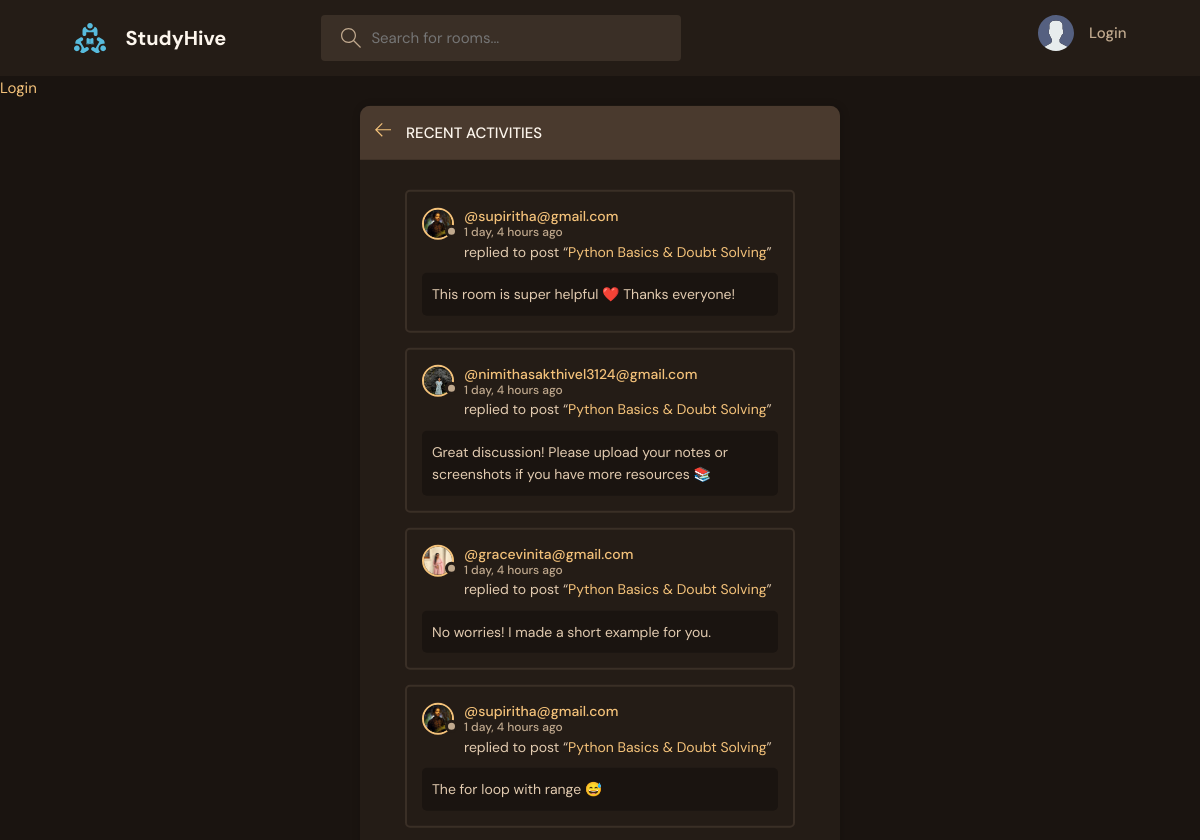
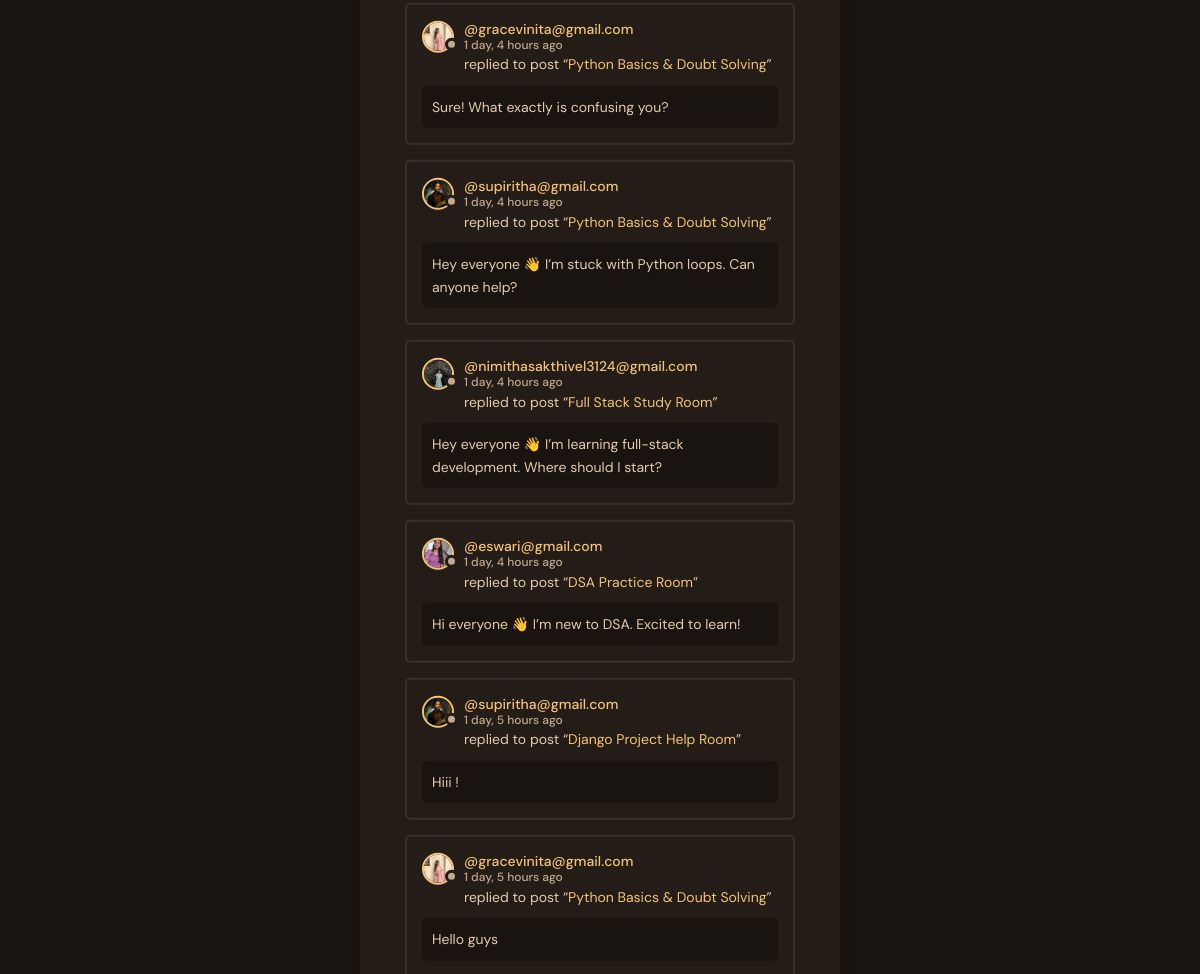
The page /activity/ on the database its author committed (2 pictures, top to bottom).
### base/models.py (models this page shows, shortened)
class Message(models.Model):
    user = models.ForeignKey(User, on_delete=models.CASCADE)
    room = models.ForeignKey(Room, on_delete=models.CASCADE)
    body = models.TextField()
    file = models.FileField(upload_to='chat_files/', blank=True, null=True)
    updated = models.DateTimeField(auto_now=True)
    created = models.DateTimeField(auto_now_add=True)
    class Meta:
        ordering= ['-updated','-created']

class User(AbstractUser):
    name = models.CharField(max_length=200, null=True)
    email = models.EmailField(unique=True, null=True)
    bio = models.TextField(null=True)
    avatar = models.ImageField(null=True, default="avatar.svg")
    USERNAME_FIELD = 'email'
    REQUIRED_FIELDS = []

class Room(models.Model):
    host = models.ForeignKey(User, on_delete=models.SET_NULL, null=True)
    topic = models.ForeignKey(Topic, on_delete=models.SET_NULL, null=True)
    name = models.CharField(max_length=200)
    description = models.TextField(null=True, blank=True)
    participants = models.ManyToManyField(User,related_name='participants',blank=True)
    updated = models.DateTimeField(auto_now=True)
    created = models.DateTimeField(auto_now_add=True)
    class Meta:
        ordering= ['-updated','-created']
    def __str__(self):
        return self.name

### base/views.py (the view)
# urls.py: path('activity/', views.activitypage, name="activity"),
def activitypage(request):
    room_messages = Message.objects.all()
    context={'room_messages': room_messages}
    return render(request, 'base/activity.html',context)

### base/templates/base/activity.html (shortened to what this page needs)
{% extends 'main.html' %}
{% block content %}
<main class="layout">
  <div class="container">
    <div class="layout__box">
      <div class="layout__boxHeader">
        <div class="layout__boxTitle">
          <a href="{% url 'home' %}">
            <svg version="1.1" xmlns="http://www.w3.org/2000/svg" width="32" height="32" viewBox="0 0 32 32">
              <title>arrow-left</title>
              <path
                d="M13.723 2.286l-13.723 13.714 13.719 13.714 1.616-1.611-10.96-10.96h27.625v-2.286h-27.625l10.965-10.965-1.616-1.607z">
              </path>
            </svg>
          </a>
          <h3>Recent Activities</h3>
        </div>
      </div>
      <div class="activities-page layout__body">
        {% for message in room_messages %}
        <div class="activities__box">
          <div class="activities__boxHeader roomListRoom__header">
            <a href="{% url 'user-profile' message.user.id %}" class="roomListRoom__author">
              <div class="avatar avatar--small">
                <img src="{{message.user.avatar.url}}" />
              </div>
              <p>
                @{{message.user}}
                <span>{{message.created|timesince}} ago</span>
              </p>
            </a>
          </div>
          <div class="activities__boxContent">
            <p>replied to post “<a href="{% url 'room' message.room.id %}">{{message.room}}</a>”</p>
            <div class="activities__boxRoomContent">
              {{message.body}}
            </div>
          </div>
        </div>
        {% endfor %}
      </div>
    </div>
  </div>
</main>
{% endblock content %}

### static/styles/style.css (style rules this page uses)
:root { --color-main: #f4c27a; --color-main-light: #3b2c1e; --color-bg: #1a1410; --color-dark: #241c16; --color-dark-medium: #3a2f26; --color-dark-light: #4a3a2e; --color-light: #fdf6ed; --color-light-gray: #e2cbb0; --color-gray: #c0a98e; --color-success: #4ade80; --color-error: #f87171; }
* { font-family: "DM Sans", -apple-system, BlinkMacSystemFont, "Segoe UI", Roboto, Oxygen, Ubuntu, Cantarell, "Open Sans", "Helvetica Neue", sans-serif; margin: 0; padding: 0; box-sizing: border-box; text-rendering: optimizeLegibility; font-size: inherit; }
html { font-size: 56.25%; }
@media only screen and (min-width: 1200px) { html { font-size: 62.5%; } }
body { line-height: 1.6; font-weight: 400; font-size: 1.5rem; color: var(--color-light-gray); background-color: var(--color-bg); min-height: 100vh; }
img { width: 100%; }
a { display: inline-block; color: var(--color-main); text-decoration: none; }
.container { max-width: 120rem; width: 90%; margin: auto; }
.avatar { position: relative; display: inline-block; border-radius: 50%; border: 2px solid var(--color-main); }
.avatar img { display: block; border-radius: 50%; object-fit: cover; object-position: center; }
.avatar::after { content: ""; display: block; position: absolute; background-color: var(--color-gray); z-index: 111; border-radius: 50%; border: 0.3rem solid var(--color-dark); }
.avatar.avatar--small img { width: 2.8rem; height: 2.8rem; }
.avatar.avatar--small:after { width: 0.7rem; height: 0.7rem; bottom: 0px; right: -6px; }
.layout { margin-top: 2.4rem; }
.layout > .container { display: flex; justify-content: space-between; align-items: flex-start; }
.layout__box { width: 90%; max-width: 48rem; min-height: 40rem; position: absolute; top: 50%; left: 50%; transform: translate(-50%, -46%); background-color: var(--color-dark); border-radius: 1rem; box-shadow: 1px 1px 6px 3px rgba(0, 0, 0, 0.1); overflow: hidden; }
.layout__boxHeader { display: flex; padding: 1.5rem; background-color: var(--color-dark-light); }
.layout__boxTitle { display: flex; gap: 1.5rem; align-items: center; }
.layout__boxTitle h3 { text-transform: uppercase; font-weight: 500; color: var(--color-light); }
.layout__boxTitle svg { width: 1.6rem; height: 1.6rem; fill: var(--color-main); }
.layout__body { margin: 3rem; }
.roomListRoom__header { display: flex; justify-content: space-between; align-items: center; }
.roomListRoom__author { font-weight: 500; display: flex; align-items: center; gap: 1rem; }
.activities__box { margin: 1.5rem; padding: 1.5rem; border: 2px solid var(--color-dark-medium); border-radius: 5px; }
.activities__boxHeader p { font-size: 1.4rem; line-height: 1.3; }
.activities__boxHeader p span { color: var(--color-gray); font-size: 1.2rem; display: block; }
.activities__boxContent { margin-left: 4.2rem; }
.activities__boxContent { font-size: 1.4rem; }
.activities__boxRoomContent { background: var(--color-bg); padding: 1rem; border-radius: 5px; margin-top: 1rem; margin-left: -4.2rem; }

### rows shown on the page
Message: user.avatar (picture), user "supiritha@gmail.com", created "1 day, 4 hours", room "Python Basics & Doubt Solving", body "This room is super helpful ❤️ Thanks everyone!"
Message: user.avatar (picture), user "nimithasakthivel3124@gmail.com", created "1 day, 4 hours", room "Python Basics & Doubt Solving", body "Great discussion! Please upload your notes or screenshots if you have more resources 📚"
Message: user.avatar (picture), user "gracevinita@gmail.com", created "1 day, 4 hours", room "Python Basics & Doubt Solving", body "No worries! I made a short example for you."
Message: user.avatar (picture), user "supiritha@gmail.com", created "1 day, 4 hours", room "Python Basics & Doubt Solving", body "The for loop with range 😅"
Message: user.avatar (picture), user "gracevinita@gmail.com", created "1 day, 4 hours", room "Python Basics & Doubt Solving", body "Sure! What exactly is confusing you?"
Message: user.avatar (picture), user "supiritha@gmail.com", created "1 day, 4 hours", room "Python Basics & Doubt Solving", body "Hey everyone 👋 I’m stuck with Python loops. Can anyone help?"
Message: user.avatar (picture), user "nimithasakthivel3124@gmail.com", created "1 day, 4 hours", room "Full Stack Study Room", body "Hey everyone 👋 I’m learning full-stack development. Where should I start?"
Message: user.avatar (picture), user "eswari@gmail.com", created "1 day, 4 hours", room "DSA Practice Room", body "Hi everyone 👋 I’m new to DSA. Excited to learn!"
Message: user.avatar (picture), user "supiritha@gmail.com", created "1 day, 5 hours", room "Django Project Help Room", body "Hiii !"
Message: user.avatar (picture), user "gracevinita@gmail.com", created "1 day, 5 hours", room "Python Basics & Doubt Solving", body "Hello guys"
